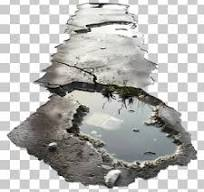
#> input picture yolov8/backgrounds/background1.jpg, 204 x 192 px; its folder holds only this picture in this run
$ python generate_synthetic_dataset.py
#> lines starting #> are read from the running program, lines starting #| are printed output that depends on the picture
"""
generate_synthetic_dataset.py
Generates a synthetic YOLOv8 dataset for pothole, drainage, streetlight, and garbage detection.
Images are created by overlaying transparent PNG/JPG objects on random backgrounds, with augmentation.
"""
import cv2
import numpy as np
import os
import random
from glob import glob
from sklearn.model_selection import train_test_split

# ---------------- Paths ----------------
# Multi-extension support for backgrounds
backgrounds = glob("backgrounds/*.jpg") + glob("backgrounds/*.jpeg") + glob("backgrounds/*.png")
if len(backgrounds) == 0:
    raise ValueError("❌ No background images found in 'backgrounds/' (jpg/jpeg/png supported)")

# Object folders with multiple extensions
objects = {
    0: glob("potholes/*.jpg") + glob("potholes/*.jpeg") + glob("potholes/*.png"),
    1: glob("drainage/*.jpg") + glob("drainage/*.jpeg") + glob("drainage/*.png"),
    2: glob("streetlight/*.jpg") + glob("streetlight/*.jpeg") + glob("streetlight/*.png"),
    3: glob("garbage/*.jpg") + glob("garbage/*.jpeg") + glob("garbage/*.png")
}

# Warn if any class folder is empty
for cid, imgs in objects.items():
    if len(imgs) == 0:
        print(f"⚠️ Warning: Class {cid} has no images. Skipping during generation.")
    else:
        print(f"✅ Class {cid} has {len(imgs)} images")

output_base = "dataset"
splits = ["train", "val", "test"]
for s in splits:
    os.makedirs(f"{output_base}/images/{s}", exist_ok=True)
    os.makedirs(f"{output_base}/labels/{s}", exist_ok=True)

num_images = 1000
split_ratios = [0.7, 0.2, 0.1]  # train, val, test

# ---------------- Augmentation Functions ----------------
def augment_image(img):
    # Random flip
    if random.random() < 0.5:
        img = cv2.flip(img, 1)
    # Random brightness/contrast
    alpha = random.uniform(0.8, 1.2)
    beta = random.randint(-20, 20)
    img = cv2.convertScaleAbs(img, alpha=alpha, beta=beta)
    # Random blur
    if random.random() < 0.2:
        ksize = random.choice([3,5])
        img = cv2.GaussianBlur(img, (ksize, ksize), 0)
    return img

# ---------------- Generate Images ----------------
all_images = []
all_labels = []

for i in range(num_images):
    bg_path = random.choice(backgrounds)
    bg = cv2.imread(bg_path)
#> bg is the input picture: shape (192, 204, 3); mean B, G, R 180.7, 182.8, 183
    if bg is None:
        print(f"⚠️ Skipping invalid background: {bg_path}")
        continue

    h, w, _ = bg.shape
#> h = 192; w = 204
    labels = []

    num_objects = random.randint(1, 5)

    for _ in range(num_objects):
        class_id = random.choice(list(objects.keys()))
        if len(objects[class_id]) == 0:
            continue  # skip empty classes

        obj_path = random.choice(objects[class_id])
        obj = cv2.imread(obj_path, cv2.IMREAD_UNCHANGED)

        if obj is None:
            print(f"⚠️ Skipping invalid object: {obj_path}")
            continue

        # Resize object randomly
        scale = random.uniform(0.1, 0.3)
        obj_h, obj_w = int(obj.shape[0]*scale), int(obj.shape[1]*scale)
        if obj_h <= 0 or obj_w <= 0 or obj_h > h or obj_w > w:
            continue
        obj = cv2.resize(obj, (obj_w, obj_h))

        # Random placement
        x_offset = random.randint(0, w - obj_w)
        y_offset = random.randint(0, h - obj_h)

        # Overlay object
        if obj.shape[2] == 4:  # has alpha channel
            alpha = obj[:, :, 3] / 255.0
            for c in range(3):
                bg[y_offset:y_offset+obj_h, x_offset:x_offset+obj_w, c] = \
                    alpha * obj[:, :, c] + (1 - alpha) * bg[y_offset:y_offset+obj_h, x_offset:x_offset+obj_w, c]
        else:  # no alpha channel
            bg[y_offset:y_offset+obj_h, x_offset:x_offset+obj_w] = obj

        # YOLOv8 normalized bbox
        x_center = (x_offset + obj_w/2) / w
        y_center = (y_offset + obj_h/2) / h
        width = obj_w / w
        height = obj_h / h
        labels.append(f"{class_id} {x_center} {y_center} {width} {height}")

    # Augment image
    bg = augment_image(bg)
#> in augment_image, `img = cv2.convertScaleAbs(img, alpha=alpha, beta=beta)`:
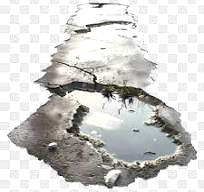
#> img: shape (192, 204, 3); mean of channels 0, 1, 2 204.9, 207, 207.1; drawn as B, G, R

    # Save image and label temporarily
    all_images.append(bg)
    all_labels.append(labels)

# ---------------- Split Dataset ----------------
train_idx, test_idx = train_test_split(range(len(all_images)), test_size=split_ratios[1]+split_ratios[2], random_state=42)
val_idx, test_idx = train_test_split(test_idx, test_size=split_ratios[2]/(split_ratios[1]+split_ratios[2]), random_state=42)

idx_split_map = {}
for idx in train_idx: idx_split_map[idx] = "train"
for idx in val_idx: idx_split_map[idx] = "val"
for idx in test_idx: idx_split_map[idx] = "test"

# ---------------- Save Images and Labels ----------------
for i, img in enumerate(all_images):
    split = idx_split_map[i]
    img_name = f"{output_base}/images/{split}/img_{i}.jpg"
    label_name = f"{output_base}/labels/{split}/img_{i}.txt"

    cv2.imwrite(img_name, img)
    with open(label_name, "w") as f:
        f.write("\n".join(all_labels[i]))

print("✅ Synthetic dataset generated successfully!")

# Example dataset.yaml for YOLOv8:
# train: dataset/images/train
# val: dataset/images/val
# test: dataset/images/test
# nc: 4
# names: ["pothole", "drainage", "streetlight", "garbage"]
